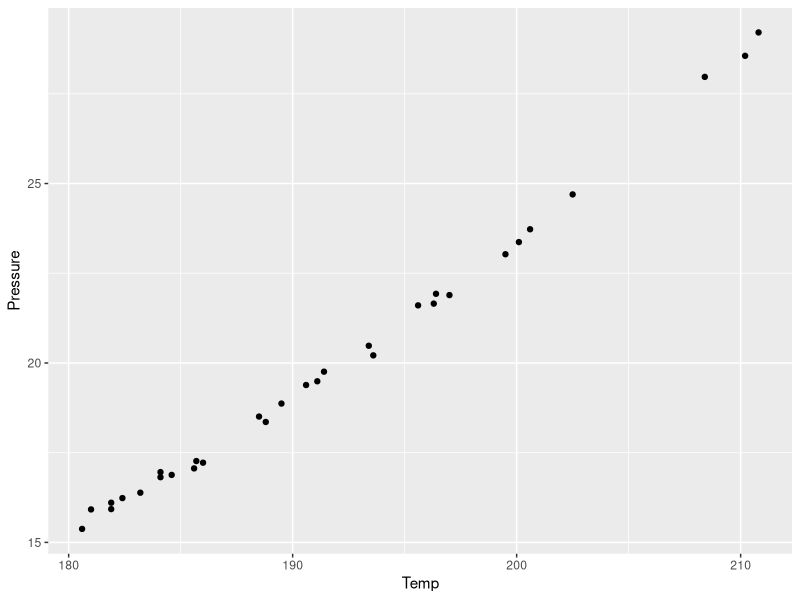
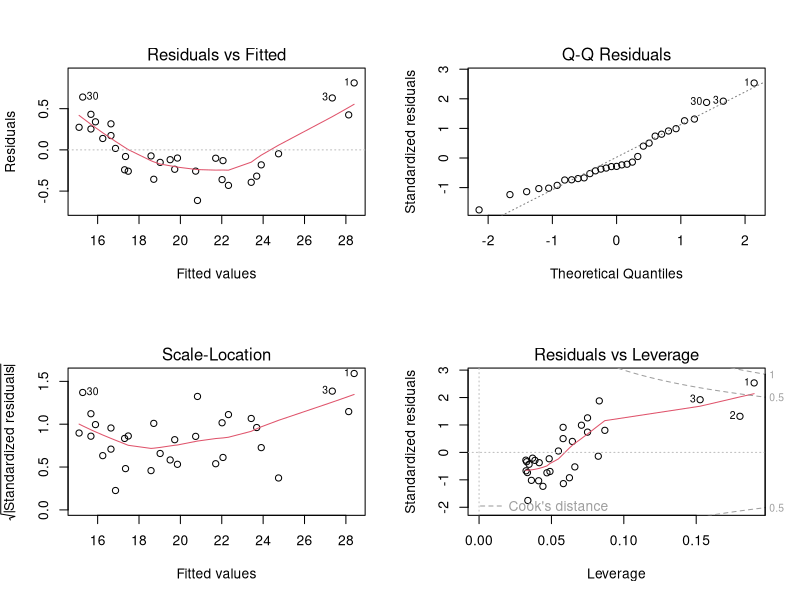
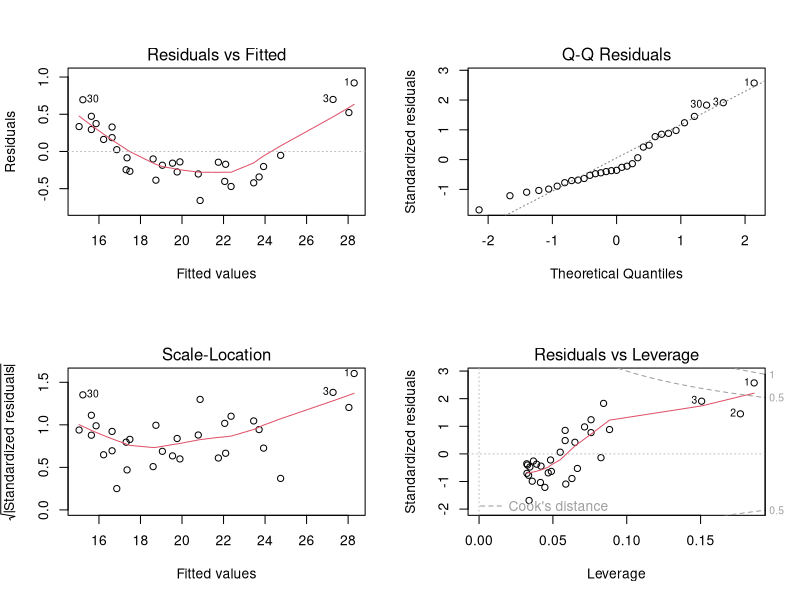
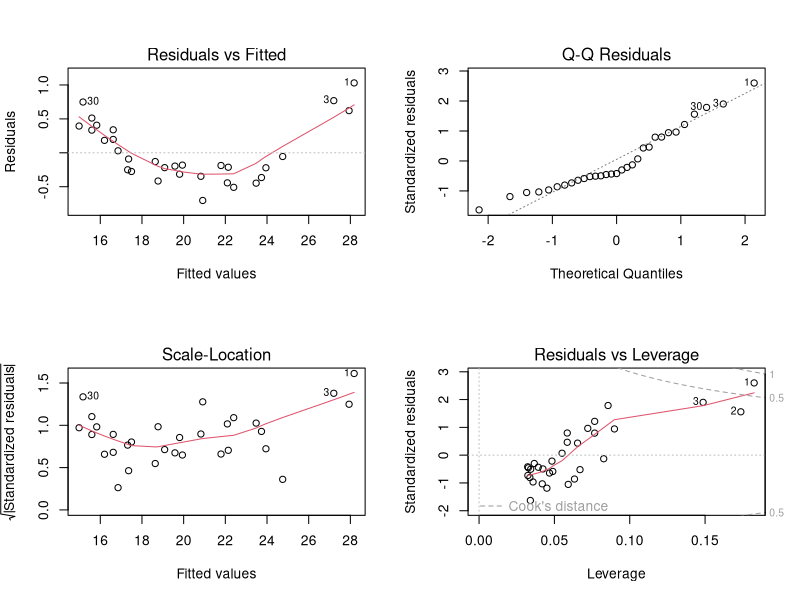
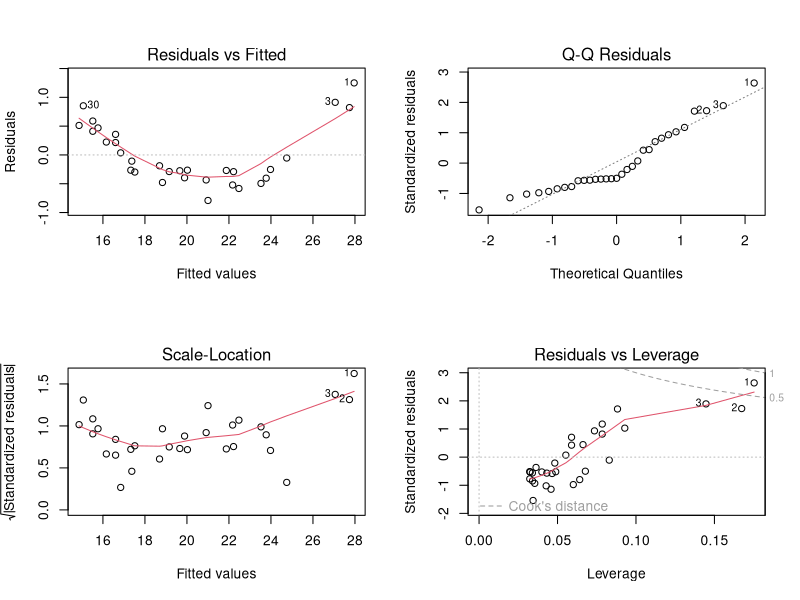
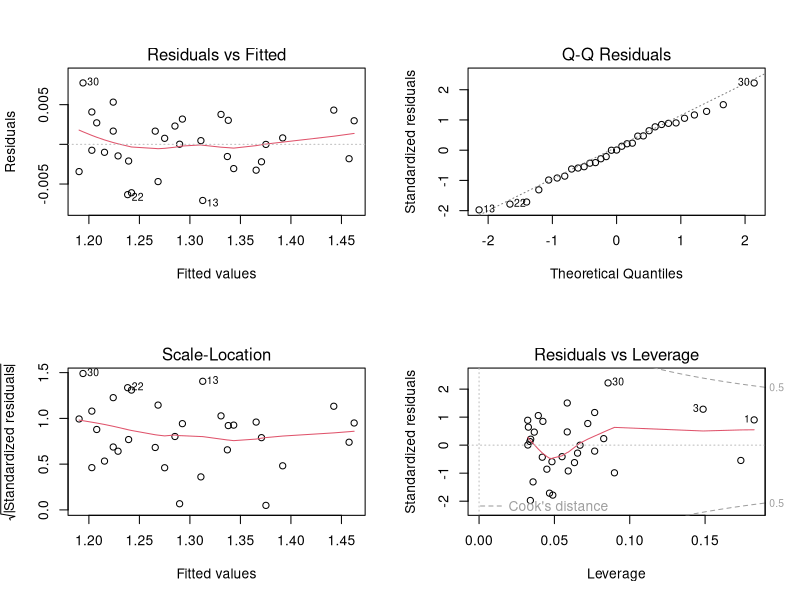
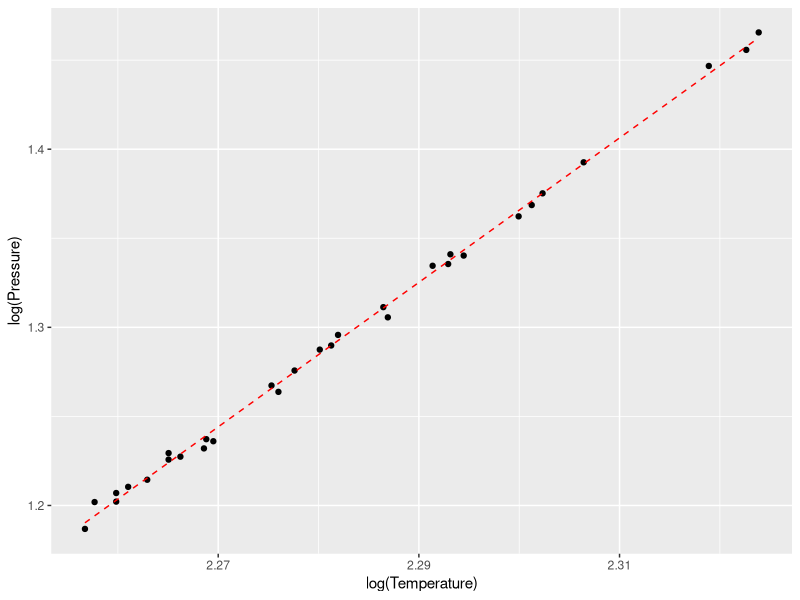
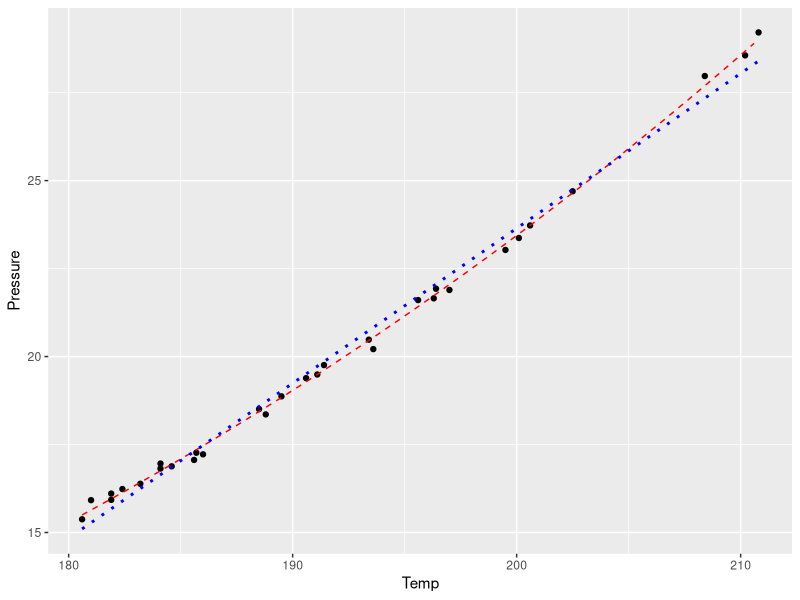

Here is the R script that generated these plots, in order:
## ---- chunk 1
knitr::opts_chunk$set(echo = TRUE)
## ---- chunk 2
library(tidyverse)

tp <- read.csv('temp_pressure.csv')

ggplot(tp) + geom_point(aes(x = Temp, y = Pressure))
# This appears to be linear.
## ---- chunk 3
# model in the standard way
simple.model <- lm(Pressure ~ Temp, tp)

# look at the results
summary(simple.model)

# We appear to have a significant relationship.

par(mfrow = c(2,2))
plot(simple.model)
# We can clearly see that we don't have constant variance
# We effectively have all positive residuals at low and high pressures and 
# all negative residuals at medium pressures

# we also have a few apparent outliers

## ---- chunk 4
# Square Root of Temperature
sqrt.model <- lm(Pressure ~ sqrt(Temp), tp)
par(mfrow = c(2,2))
plot(sqrt.model)
# This suffers the same problem
## ---- chunk 5
# Natural Log of Temperature
ln.model <- lm(Pressure ~ log(Temp), tp)
par(mfrow = c(2,2))
plot(ln.model)
# This suffers the same problem
## ---- chunk 6
# Inverse of Temperature
inv.model <- lm(Pressure ~ I(1/Temp), tp)
par(mfrow = c(2,2))
plot(inv.model)
# This suffers the same problem
## ---- chunk 7
# Log Log of Temperature
loglog.model <- lm(log10(Pressure) ~ log10(Temp), tp)
par(mfrow = c(2,2))
plot(loglog.model)
# This appears to be a pretty good model, let's check further

# Normal
shapiro.test(resid(loglog.model))
# We fail to reject that we are not normal - we meet that assumption

# Homoscedasticity
car::ncvTest(loglog.model)
# We fail to reject that we have constant variance
## ---- chunk 8
summary(loglog.model)
## ---- chunk 9
#Transformed Units
tp <- tp %>% mutate(log.temp = log10(Temp), log.pres = log10(Pressure))
# get a sequence to make the model line
loglog.line <- seq(min(tp$log.temp), max(tp$log.temp), by = .001)

ggplot() + 
  # plot the observations
  geom_point(data = tp, aes(x = log.temp, y = log.pres)) + 
  # Plot a line using the sequence and linear formula from the model
  geom_line(aes(x = loglog.line, 
                y = loglog.model$coefficients[1] + 
                  loglog.model$coefficients[2]*loglog.line), 
            lty = 2, color = 'red') + 
  xlab('log(Temperature)') + ylab('log(Pressure)') 
## ---- chunk 10
# Original Units
# Build a line with the transformed equation
original.line <- seq(min(tp$Temp), max(tp$Temp), by = 1)
original.pressure <- (10^loglog.model$coefficients[1]) * (original.line^loglog.model$coefficients[2])

# Plot the results in the original form
ggplot() + 
  geom_point(aes(x = Temp, y = Pressure), data = tp) + 
  geom_line(aes(x = original.line, y = original.pressure), lty = 2, color = 'red') + 
  stat_smooth(data = tp, method = 'lm', se = F, aes(x = Temp, y = Pressure), color = 'blue', lty = 3)

# We see this is a much better fit.  The red line (transfomred model) is much more consistent
# the simple model misses the subtle curvature
